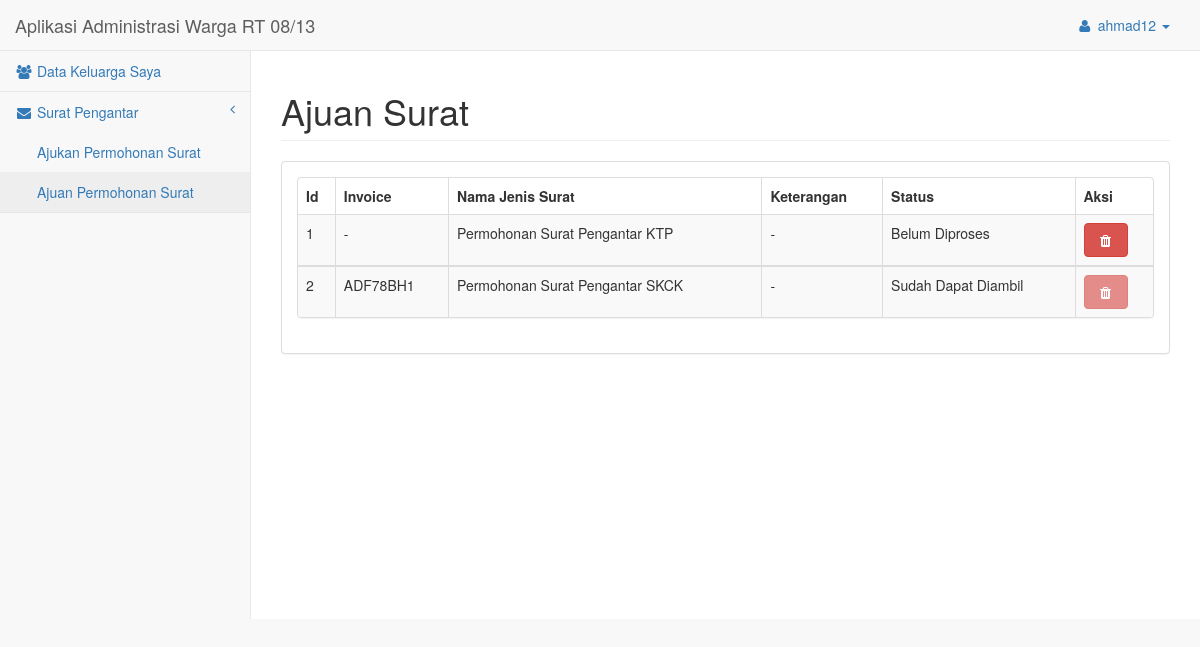
Screenshot of /halaman_warga/ajuansurat.php (signed in) with the database file from the repository.
### tables this page shows
CREATE TABLE `tabel_surat` (
  `invoice` varchar(10) NOT NULL,
  `username` varchar(20) NOT NULL,
  `jenis_surat` varchar(50) NOT NULL,
  `keterangan` text NOT NULL,
  `status` varchar(20) NOT NULL
);

### halaman_warga/ajuansurat.php (the view, shortened to what this page needs)
<?php
include("layout-header.php");
?>
<div id="page-wrapper">
    <div class="row">
        <div class="col-lg-12">
            <h1 class="page-header">Ajuan Surat</h1>
        </div>
    </div>
    <div class="row">
        <div class="col-lg-12">
            <div class="panel panel-default">
                <div class="panel-body">
                    <div class="row">
                        <div class="col-lg-12">
                            <div class="panel panel-default">
                                <div class="table-responsive">
                                    <table class="table table-striped table-bordered table-hover">
                                        <?php
                                        $sql = "SELECT * FROM tabel_surat, tabel_user WHERE tabel_surat.username = tabel_user.username AND tabel_user.username ='".$_SESSION['username']."'";
                                        $query = mysqli_query($koneksi, $sql);
                                        if (mysqli_num_rows($query) < 1) {
                                            echo "Tidak Ada Data";
                                        } else {
                                            echo "<thead>";
                                            echo "<tr>";
                                            echo "<th>Id</th>";
                                            echo "<th>Invoice</th>";
                                            echo "<th>Nama Jenis Surat</th>";
                                            echo "<th>Keterangan</th>";
                                            echo "<th>Status</th>";
                                            echo "<th>Aksi</th>";
                                            echo "</tr>";
                                            echo "</thead>";
                                        }
                                        $no = 1;
                                        while ($row = mysqli_fetch_array($query)){
                                            echo "<tbody>";
                                            echo "<tr>";
                                            echo "<td>".$no++."</td>";
                                            echo "<td>".$row['invoice']."</td>";
                                            echo "<td>".$row['jenis_surat']."</td>";
                                            echo "<td>".$row['keterangan']."</td>";
                                            echo "<td>".$row['status']."</td>";
                                            echo "<td>";
                                            if($row['status'] == "Belum Diproses"){
                                                echo "<a class='btn btn-danger' data-toggle='tooltip' data-placement='left' title='Hapus' href='permintaan-hapus.php?id=".$row['invoice']."' onClick = 'return batal()'><i class='fa fa-trash fa-fw'></i></a>";
                                                echo "</td>";
                                            }else{
                                                echo "<a class='btn btn-danger disabled' data-toggle='tooltip' data-placement='left' title='Hapus' href='permintaan-hapus.php?id=".$row['invoice']."'><i class='fa fa-trash fa-fw'></i></a>";
                                                echo "</td>";
                                            }
                                            echo "</tr>";
                                            echo "</tbody>";
                                        }
                                        ?>
                                    </table>
                                </div>
                            </div>
                        </div>
                    </div>
                </div>
            </div>
        </div>
    </div>
</div>
<?php include("layout-footer.php"); ?>

### rows the page displays
tabel_surat: invoice "-", jenis_surat "Permohonan Surat Pengantar KTP", keterangan "-", status "Belum Diproses"
tabel_surat: invoice "ADF78BH1", jenis_surat "Permohonan Surat Pengantar SKCK", keterangan "-", status "Sudah Dapat Diambil"

### other values shown
$_SESSION['username'] "ahmad12"
